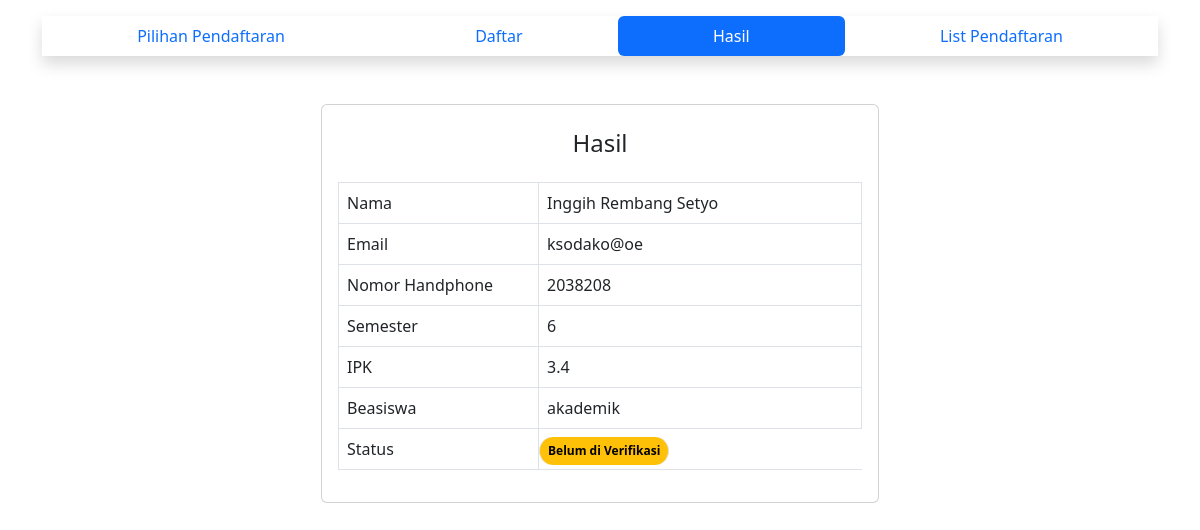
/hasil.php, run on an earlier commit of the app's database.
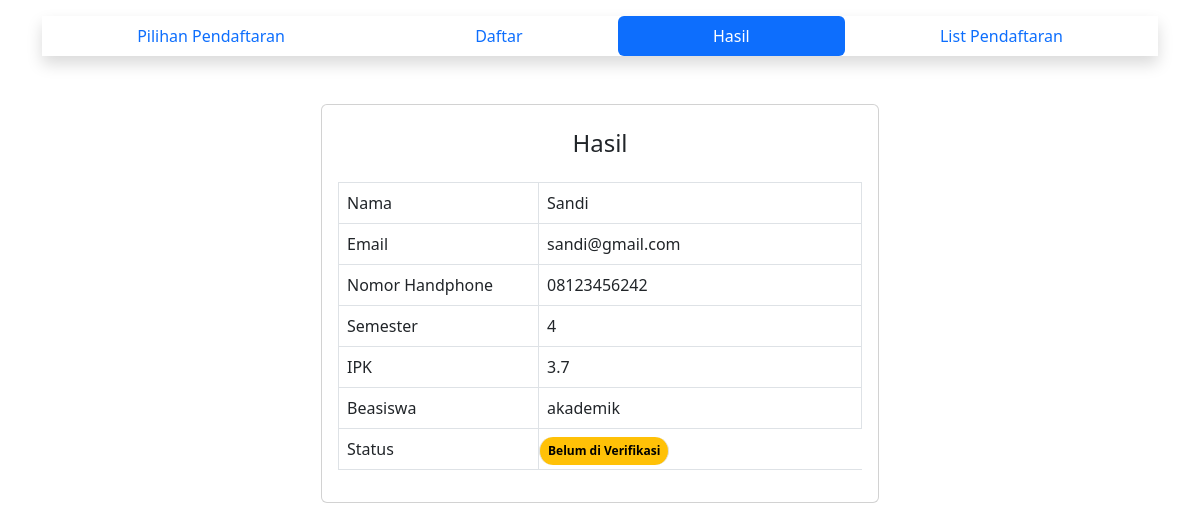
And on a later commit of the database.
### tables this page shows
CREATE TABLE `mahasiswa` (
  `id` bigint(20) NOT NULL,
  `NIM` varchar(100) NOT NULL,
  `name` varchar(100) NOT NULL,
  `phone_number` varchar(50) NOT NULL,
  `semester` varchar(10) NOT NULL,
  `ipk` varchar(50) NOT NULL,
  `beasiswa` varchar(50) NOT NULL,
  `berkas` text NOT NULL,
  `email` varchar(100) NOT NULL,
  `status` varchar(100) DEFAULT 'belum diverifikasi'
);

### hasil.php (the view, shortened to what this page needs)
<!DOCTYPE html>
<html lang="en">
<head>
    <link rel="stylesheet" href="assets/css/style.css">
    <link href="https://cdn.jsdelivr.net/npm/bootstrap@5.3.0-alpha1/dist/css/bootstrap.min.css" rel="stylesheet">
</head>
<body>
    <div class="container pt-3">
        <nav class="nav nav-pills nav-fill shadow">
            <a class="nav-link" aria-current="page" href="index.php">Pilihan Pendaftaran</a>
            <a class="nav-link" href="pendaftaran.php">Daftar</a>
            <a class="nav-link active" href="hasil.php">Hasil</a>
            <a class="nav-link" href="tabel_pendaftaran.php">List Pendaftaran</a>
        </nav>
    </div>
    <div class="container d-flex justify-content-center">
        <div class="card mt-5" style="width: 50%;">
            <h4 class="text-center mt-4">Hasil</h4>
            <div class="card-body">
                <table class="table table-responsive table-bordered">
                    <tbody>
                        <?php
                            include('config.php');
                            $query = mysqli_query($conn, "SELECT * FROM mahasiswa ORDER BY id DESC");
                            $user = mysqli_fetch_assoc($query);
                        ?>
                        <tr>
                            <td width="200px">Nama</td>
                            <td><?= $user['name'] ?></td>
                        </tr>
                        <tr>
                            <td width="200px">Email</td>
                            <td><?= $user['email'] ?></td>
                        </tr>
                        <tr>
                            <td width="200px">Nomor Handphone</td>
                            <td><?= $user['phone_number'] ?></td>
                        </tr>
                        <tr>
                            <td width="200px">Semester</td>
                            <td><?= $user['semester'] ?></td>
                        </tr>
                        <tr>
                            <td width="200px">IPK</td>
                            <td><?= $user['ipk'] ?></td>
                        </tr>
                        <tr>
                            <td width="200px">Beasiswa</td>
                            <td><?= $user['beasiswa'] ?></td>
                        </tr>
                        <tr>
                            <td width="200px">Status</td>
                            <?php
                                if ($user['status'] == "Verifikasi"){
                                    echo '
                                    <td class="badge rounded-pill text-bg-success mt-2">
                                        Verifikasi
                                    </td>';
                                }else {
                                    echo '
                                    <td class="badge rounded-pill text-bg-warning mt-2">
                                        Belum di Verifikasi
                                    </td>';
                                }
                            ?>
                        </tr>
                    </tbody>
                </table>
            </div>
        </div>
    </div>
</body>
</html>

What changed in the data, as far as the page shows it:
removed mahasiswa: name "Inggih Rembang Setyo", email "ksodako@oe", phone_number "2038208", semester "6", ipk "3.4", beasiswa "akademik"
added mahasiswa: name "Sandi", email "sandi@gmail.com", phone_number "08123456242", semester "4", ipk "3.7", beasiswa "akademik"
